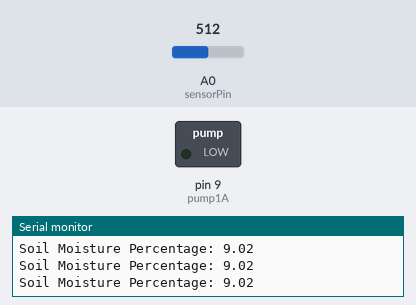
A sketch run on a simulated Arduino Uno, built with avr-gcc and run on an emulated ATmega328P. On the bench: switched loads named in the sketch (green lamp = pin HIGH), the last lines printed to the serial monitor. Inputs (shaded band) come from the test bench; at power-on: A0 (sensorPin) = 512.

Above: at 1.2 s.
1.3 s: A0 (sensorPin) set to 474
4.3 s: A0 (sensorPin) set to 444
At 5.0 s:
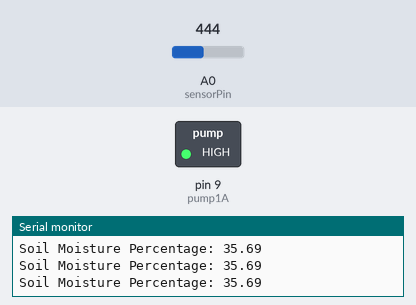
Timing chart, 0 to 7.3 s (numbered marks = the images above; inputs shaded):
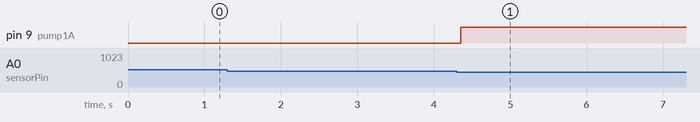

The sketch:

SimpleMoistureControl.ino
```cpp
/*
  このArduinoコードは、土壌水分センサーを用いた自動水やりシステムを制御するために設計されています。
  土壌の水分が設定した閾値を下回ると、システムは水ポンプを起動します。

  ボード: Arduino Uno R4 (または R3)
  コンポーネント: 容量性土壌水分センサーおよび水ポンプ
*/

// 水ポンプのピン設定
const int pump1A = 9;  // ポンプ制御用ピン
const int pump1B = 10; // ポンプ制御用ピン（未使用）
bool pumpStatus = false;  // ポンプの状態（falseはOFF, trueはON）

// 土壌水分センサーの定義
const float moistureInAir = 535;   // 空中でのセンサーの値
const float moistureInWater = 280; // 水中でのセンサーの値
const int sensorPin = A0;          // センサーピン
int sensorValue = 0;               // センサーからの生データ
float moisturePercentage = 0;      // 土壌水分のパーセンテージ計算値

int waterThreshold = 30;  // 水やりを開始する土壌水分の閾値（パーセンテージ）

void setup() {
  Serial.begin(9600);         // シリアル通信の開始（ボーレート9600）
  pinMode(pump1A, OUTPUT);    // pump1Aを出力として設定
}

void loop() {
  sensorValue = analogRead(sensorPin);  // 土壌水分センサーから値を読み取る
  moisturePercentage = calculateMoisturePercentage(sensorValue);  // 水分パーセンテージを計算

  Serial.print("Soil Moisture Percentage: ");
  Serial.println(moisturePercentage);

  if (moisturePercentage > waterThreshold) {
    if (!pumpStatus) {
      turnOnPump();  // ポンプをONにする
    }
  } else {
    if (pumpStatus) {
      turnOffPump();  // ポンプをOFFにする
    }
  }
}

float calculateMoisturePercentage(int sensorValue) {
  // 土壌水分パーセンテージを計算
  return 100.0 * (1 - (float)(sensorValue - moistureInWater) / (moistureInAir - moistureInWater));
}

void turnOnPump() {
  digitalWrite(pump1A, HIGH);  // ポンプ1AにHIGH信号を送る
  pumpStatus = true;           // ポンプの状態をONに設定
  Serial.println("Pump turned ON");
}

void turnOffPump() {
  digitalWrite(pump1A, LOW);   // ポンプ1AにLOW信号を送る
  pumpStatus = false;          // ポンプの状態をOFFに設定
  Serial.println("Pump turned OFF");
}
```

Measured:
- the behaviour switches between 459 and 458 on A0 (sensorPin) (found by bisection; images 0 and 1)
- after the input at 4.3 s, pin 9 (pump1A): LOW → HIGH after 0.05 s
